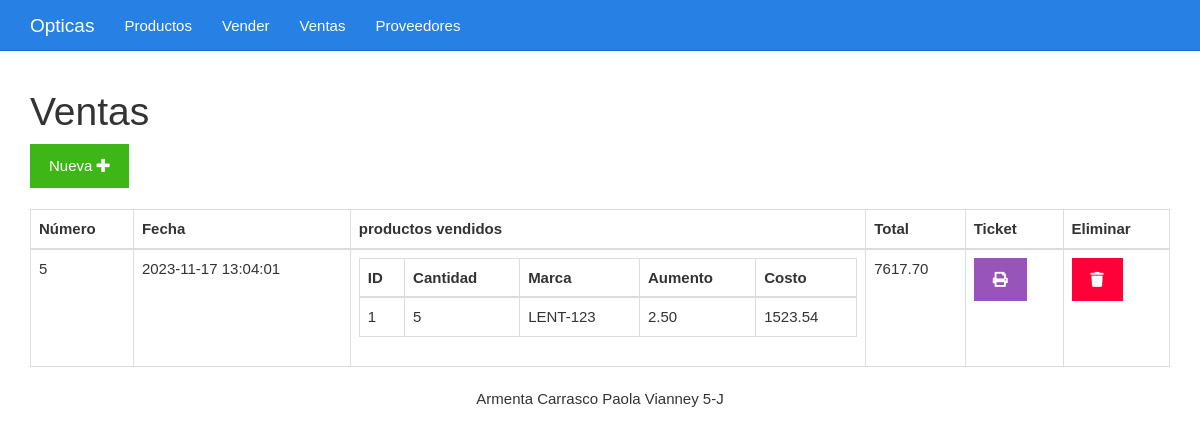
Page /ventas.php on the committed database.
### tables this page shows
CREATE TABLE `ventas` (
  `id` bigint(20) NOT NULL,
  `fecha` datetime NOT NULL,
  `total` decimal(7,2) NOT NULL
);

### ventas.php (the view)
<?php include_once "encabezado.php" ?>
<?php
include_once "base_de_datos.php";
$sentencia = $base_de_datos->query("SELECT ventas.total, ventas.fecha, ventas.id, GROUP_CONCAT(	productos_vendidos.id_producto, '..',  productos.marca, '..',  productos.costo, '..', productos_vendidos.cantidad , '..', productos.aumento SEPARATOR '__') AS productos FROM ventas INNER JOIN productos_vendidos ON productos_vendidos.id_venta = ventas.id INNER JOIN productos ON productos.id = productos_vendidos.id_producto GROUP BY ventas.id ORDER BY ventas.id;");
$ventas = $sentencia->fetchAll(PDO::FETCH_OBJ);
?>
	<div class="col-xs-12">
		<h1>Ventas</h1>
		<div>
			<a class="btn btn-success" href="./vender.php">Nueva <i class="fa fa-plus"></i></a>
		</div>
		<br>
		<table class="table table-bordered">
			<thead>
				<tr>
					<th>Número</th>
					<th>Fecha</th>
					<th>productos vendidos</th>
					<th>Total</th>
					<th>Ticket</th>
					<th>Eliminar</th>
				</tr>
			</thead>
			<tbody>
				<?php foreach($ventas as $venta){ ?>
				<tr>
					<td><?php echo $venta->id ?></td>
					<td><?php echo $venta->fecha ?></td>
					<td>
						<table class="table table-bordered">
							<thead>
								<tr>
									<th>ID</th>
									<th>Cantidad</th>
									<th>Marca</th>
									<th>Aumento</th>
									<th>Costo</th>
								</tr>
							</thead>
							<tbody>
								<?php foreach(explode("__", $venta->productos) as $productosConcatenados){
								$producto = explode("..", $productosConcatenados)
								?>
								<tr>
									<td><?php echo $producto[0] ?></td>
									<td><?php echo $producto[3] ?></td>
									<td><?php echo $producto[1] ?></td>
									<td><?php echo $producto[4] ?></td>
									<td><?php echo $producto[2] ?></td>
								</tr>
								<?php } ?>
							</tbody>
						</table>
					</td>
					<td><?php echo $venta->total ?></td>
					<td><a class="btn btn-info" href="<?php echo "imprimirTicket.php?id=" . $venta->id?>"><i class="fa fa-print"></i></a></td>
					<td><a class="btn btn-danger" href="<?php echo "eliminarVenta.php?id=" . $venta->id?>"><i class="fa fa-trash"></i></a></td>
				</tr>
				<?php } ?>
			</tbody>
		</table>
	</div>
<?php include_once "pie.php" ?>

### css/estilo.css (style rules this page uses)
body { padding-top: 70px; }

### rows in the picture
ventas: id "5", fecha "2023-11-17 13:04:01", producto "1", producto "5", producto "LENT-123", producto "2.50", producto "1523.54", total "7617.70"
